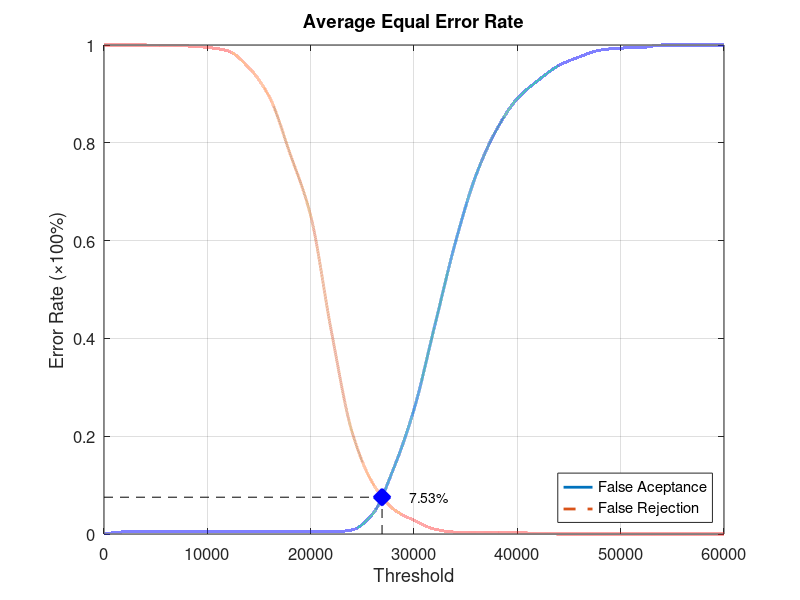
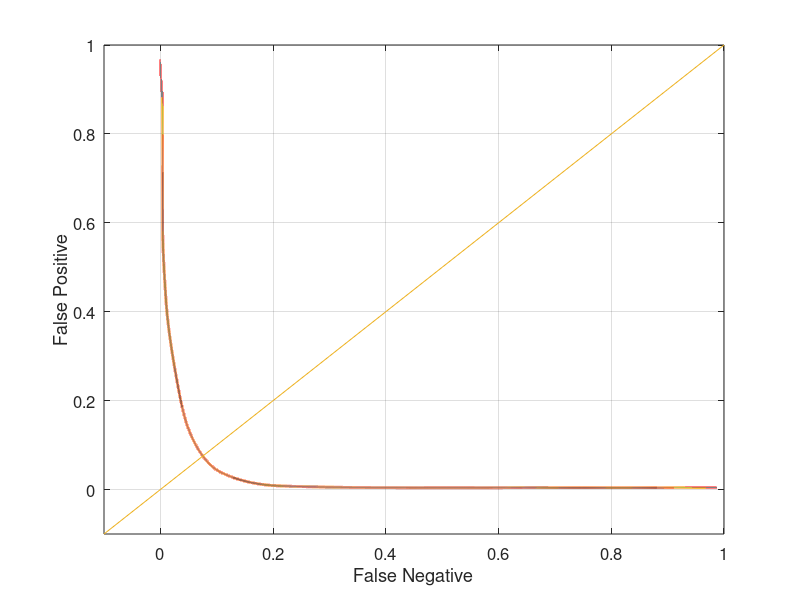

Write MATLAB code to recreate these figures, in order.
function yEER = Database3Average
close all;
clear;
clc;
x = 0:2000:60000;
xq = 0:0.5:60000;

y0 = [0 0.00421053 0.00421053 0.00421053 0.00421053 0.00421053 0.00421053 0.00421053 0.00421053 0.00421053 0.00421053 0.00421053 0.00842105 0.0410526 0.132632 0.254737 0.425263 0.595789 0.733684 0.827368 0.890526 0.927368 0.957895 0.97579 0.989474 0.993684 0.994737 1 1 1 1];
yy0 = interp1(x, y0, xq, 'pchip');
y1 = [1 1 1 0.998 0.998 0.995 0.988 0.954 0.894 0.778 0.651 0.415 0.209 0.104 0.051 0.028 0.01 0.004 0.004 0.004 0.003 0.001 0 0 0 0 0 0 0 0 0];
yy1 = interp1(x, y1, xq, 'pchip');

% Calculating EER: 
y2 = abs(y0 - y1);
find(y2 == min(y2))
yy2 = abs(yy0 - yy1);
xEER = find(yy2 == min(yy2));
xEERIndex = xq(xEER) % X-axis EER
yEER = yy0(xEER) % Y-axis EER

main = figure
plot(xq, yy0,'-','LineWidth', 2);	hold on
plot(xq, yy1,'--','LineWidth', 2);	hold on
plot([xEERIndex xEERIndex], [0 yEER], 'k--');	hold on
plot([0 xEERIndex], [yEER yEER], 'k--');	hold on
plot(xEERIndex, yEER, 'bx', 'LineWidth', 10);	hold on
text(xEERIndex + 10 * xEERIndex / 100, yEER, [num2str(round((10000 * yEER)) / 100) '%'])
legend('False Aceptance', 'False Rejection', 'Location', 'SouthEast')
xlabel('Threshold')
ylabel('Error Rate (\times100%)')
title('Average Equal Error Rate')
set(gca, 'FontSize', 12)
axis([0 60000 0 1])
grid on

print(main, 'Database3AverageMain', '-dpng');
FNRxFPR = figure('Color', [1 1 1]);
plot(yy1, yy0, '-', yy1, yy0, 'LineWidth', 2);
hold on
y = -0.1:0.1:1
plot(y, y); 
set(gca, 'FontSize', 12)
xlabel('False Negative')
ylabel('False Positive')
axis([-0.1 1 -0.1 1])
set(gca, 'FontSize', 12)
grid on

print(FNRxFPR, 'Database3AverageFNRxFPR','-dpng');
end
